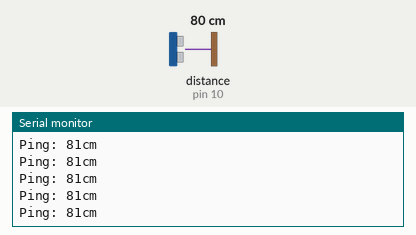
Bench run of a sketch on a simulated Arduino Uno, built with avr-gcc and run on an emulated ATmega328P. Shown: the last lines printed to the serial monitor. The inputs (shaded band) are chosen by the test bench; at power-on: distance to the obstacle (sensor on pin 10) 80 cm. The echo pulse lasts 58.3 µs per cm.

Above: at 1.2 s.
1.3 s: distance to the obstacle (sensor on pin 10) set to 2 cm
At 1.34 s:
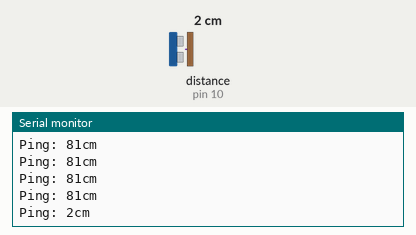
2.8 s: distance to the obstacle (sensor on pin 10) set to 60 cm
At 2.82 s:
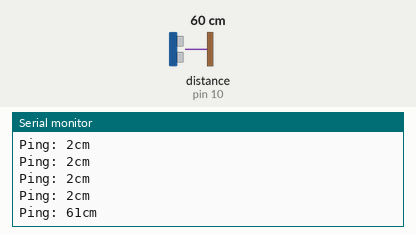
Timing chart, 0 to 5.8 s (numbered marks = the images above; inputs shaded):
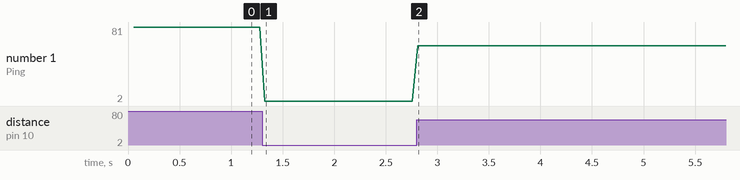

The sketch:

sonar_test.ino
```cpp
#include <NewPing.h>

#define TRIGGER_PIN  8
#define ECHO_PIN     10
#define MAX_DISTANCE 200

NewPing sonar(TRIGGER_PIN, ECHO_PIN, MAX_DISTANCE);

void setup() {
  Serial.begin(115200);
}

void loop() {
  delay(50);
  int uS = sonar.ping();
  Serial.print("Ping: ");
  Serial.print(uS / US_ROUNDTRIP_CM);
  Serial.println("cm");
}
```

Measured:
- after the input at 1.3 s, the serial monitor: prints a new line at once (image 1)
- after the input at 2.8 s, the serial monitor: prints a new line at once (image 2)
- plotted number 1: 81 → 2 after the input at 1.3 s, 2 → 61 after the input at 2.8 s
